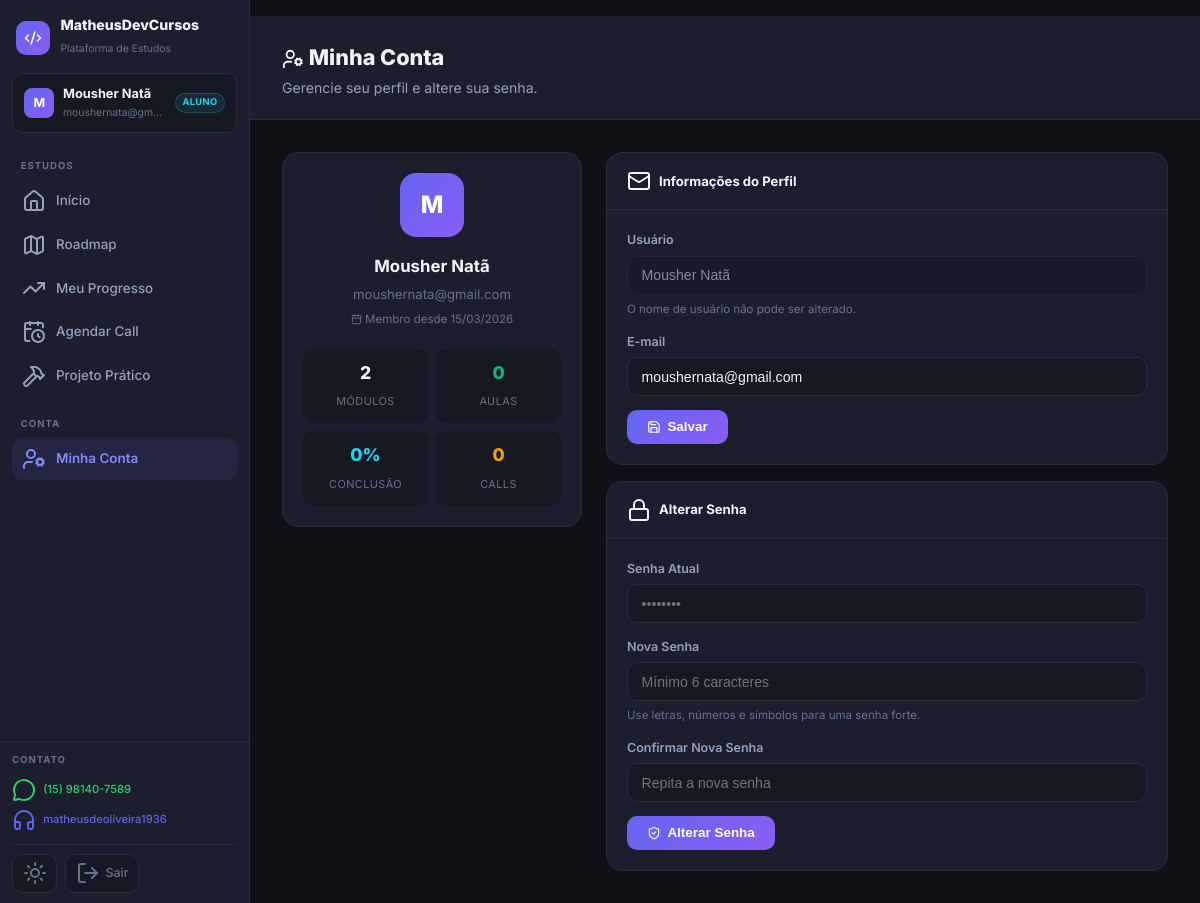
The page /minha-conta (signed in) on the database its author committed.
### app.py (models this page shows)
class User(UserMixin, db.Model):
    id = db.Column(db.Integer, primary_key=True)
    username = db.Column(db.String(80), unique=True, nullable=False)
    email = db.Column(db.String(120), unique=True, nullable=True)
    password_hash = db.Column(db.String(200), nullable=False)
    role = db.Column(db.String(20), default='student')
    created_at = db.Column(db.DateTime, default=datetime.utcnow)
    is_active_user = db.Column(db.Boolean, default=True)
    modules = db.relationship('UserModule', backref='user', lazy=True, cascade='all, delete-orphan')
    progress = db.relationship('LessonProgress', backref='user', lazy=True, cascade='all, delete-orphan')
    submissions = db.relationship('ExerciseSubmission', backref='user', lazy=True, cascade='all, delete-orphan')

### app.py (the view, shortened to what this page needs)
@app.route('/minha-conta', methods=['GET', 'POST'])
@login_required
def minha_conta():
    user_modules = UserModule.query.filter_by(user_id=current_user.id).all()
    total_lessons = total_completed = 0
    for um in user_modules:
        mod = um.module
        t = len(mod.lessons)
        lesson_ids = [l.id for l in mod.lessons]
        c = LessonProgress.query.filter_by(user_id=current_user.id)\
            .filter(LessonProgress.lesson_id.in_(lesson_ids)).count() if lesson_ids else 0
        total_lessons += t
        total_completed += c
    calls_count = CallSchedule.query.filter_by(user_id=current_user.id).count()
    stats = {
        'modules': len(user_modules),
        'completed_lessons': total_completed,
        'total_lessons': total_lessons,
        'calls': calls_count,
    }
    return render_template('student/account.html', stats=stats)

### app.py (called while the page is built)
@login_manager.user_loader
def load_user(user_id):
    return User.query.get(int(user_id))

### templates/student/account.html (shortened to what this page needs)
{% extends "base.html" %}
{% block content %}
<div class="page-header">
  <div class="page-header-inner" style="display:flex;align-items:center;justify-content:space-between;">
    <div>
      <h1><i data-lucide="user-cog" style="width:22px;height:22px;display:inline;vertical-align:middle;"></i> Minha Conta</h1>
      <p>Gerencie seu perfil e altere sua senha.</p>
    </div>
  </div>
</div>
<div class="page-body">
<div class="page-body-inner">
  <div class="account-grid">
    <div>
      <div class="account-card">
        <div class="account-card-body" style="text-align:center;">
          <div class="profile-avatar-lg">{{ current_user.username[0].upper() }}</div>
          <div class="profile-name">{{ current_user.username }}</div>
          <div class="profile-email">{{ current_user.email or 'Sem e-mail cadastrado' }}</div>
          <div class="profile-since">
            <i data-lucide="calendar" style="width:11px;height:11px;display:inline;vertical-align:middle;"></i>
            Membro desde {{ current_user.created_at.strftime('%d/%m/%Y') }}
          </div>
          <div class="mini-stats">
            <div class="mini-stat">
              <span class="val">{{ stats.modules }}</span>
              <span class="lbl">Módulos</span>
            </div>
            <div class="mini-stat">
              <span class="val" style="color:var(--green);">{{ stats.completed_lessons }}</span>
              <span class="lbl">Aulas</span>
            </div>
            <div class="mini-stat">
              <span class="val" style="color:var(--cyan);">
                {% if stats.total_lessons > 0 %}{{ ((stats.completed_lessons / stats.total_lessons) * 100)|int }}%{% else %}0%{% endif %}
              </span>
              <span class="lbl">Conclusão</span>
            </div>
            <div class="mini-stat">
              <span class="val" style="color:var(--orange);">{{ stats.calls }}</span>
              <span class="lbl">Calls</span>
            </div>
          </div>
        </div>
      </div>
    </div>
    <div style="display:flex;flex-direction:column;gap:1rem;">
      <div class="account-card">
        <div class="account-card-header">
          <i data-lucide="mail"></i> Informações do Perfil
        </div>
        <div class="account-card-body">
          <form method="POST" action="{{ url_for('minha_conta') }}">
            <div class="form-row">
              <label>Usuário</label>
              <input type="text" value="{{ current_user.username }}" disabled>
              <p class="hint">O nome de usuário não pode ser alterado.</p>
            </div>
            <div class="form-row">
              <label>E-mail</label>
              <input type="email" name="email" value="{{ current_user.email or '' }}" placeholder="seu@email.com">
            </div>
            <button type="submit" class="btn-save">
              <i data-lucide="save" style="width:14px;height:14px;"></i> Salvar
            </button>
          </form>
        </div>
      </div>
      <div class="account-card">
        <div class="account-card-header">
          <i data-lucide="lock"></i> Alterar Senha
        </div>
        <div class="account-card-body">
          <form method="POST" action="{{ url_for('minha_conta') }}">
            <div class="form-row">
              <label>Senha Atual</label>
              <input type="password" name="current_password" placeholder="••••••••" required autocomplete="current-password">
            </div>
            <div class="form-row">
              <label>Nova Senha</label>
              <input type="password" name="new_password" placeholder="Mínimo 6 caracteres" required autocomplete="new-password">
              <p class="hint">Use letras, números e símbolos para uma senha forte.</p>
            </div>
            <div class="form-row">
              <label>Confirmar Nova Senha</label>
              <input type="password" name="confirm_password" placeholder="Repita a nova senha" required autocomplete="new-password">
            </div>
            <button type="submit" class="btn-save">
              <i data-lucide="shield-check" style="width:14px;height:14px;"></i> Alterar Senha
            </button>
          </form>
        </div>
      </div>
    </div>
  </div>
</div>
</div>
{% endblock %}

### templates/base.html (shortened to what this page needs)
<!DOCTYPE html>
<html lang="pt-BR">
<head>
  <link rel="stylesheet" href="{{ url_for('static', filename='css/style.css') }}">
  <link rel="stylesheet" href="https://cdnjs.cloudflare.com/ajax/libs/codemirror/5.65.16/codemirror.min.css">
  <link rel="stylesheet" href="https://cdnjs.cloudflare.com/ajax/libs/codemirror/5.65.16/theme/dracula.min.css">
</head>
<body>
<div class="app-layout">
  <aside class="sidebar" id="sidebar">
    <div class="sb-brand">
      <a href="{{ url_for('index') }}" class="sb-brand-link">
        <div class="sb-brand-icon"><i data-lucide="code-2" style="width:18px;height:18px;color:#fff;"></i></div>
        <div class="sb-brand-text">
          <strong>MatheusDevCursos</strong>
          <span>Plataforma de Estudos</span>
        </div>
      </a>
    </div>
    <div class="sb-user">
      <div class="sb-user-avatar">{{ current_user.username[0].upper() }}</div>
      <div class="sb-user-info">
        <strong>{{ current_user.username }}</strong>
        <small>{{ current_user.email or '' }}</small>
      </div>
      {% if current_user.role == 'admin' %}
        <span class="sb-badge sb-badge-admin">Admin</span>
      {% else %}
        <span class="sb-badge sb-badge-student">Aluno</span>
      {% endif %}
    </div>
    <nav class="sb-nav">
      {% if current_user.role == 'admin' %}
        <div class="sb-section-label">Administração</div>
        <a href="{{ url_for('admin_dashboard') }}" class="sb-link{{ ' active' if request.endpoint == 'admin_dashboard' }}">
          <i data-lucide="layout-dashboard"></i><span>Dashboard</span>
        </a>
        <a href="{{ url_for('admin_students') }}" class="sb-link{{ ' active' if request.endpoint in ['admin_students', 'admin_student_detail'] }}">
          <i data-lucide="users"></i><span>Alunos</span>
        </a>
        <a href="{{ url_for('admin_revenue') }}" class="sb-link{{ ' active' if request.endpoint == 'admin_revenue' }}">
          <i data-lucide="wallet"></i><span>Receita</span>
        </a>
        <a href="{{ url_for('admin_calls') }}" class="sb-link{{ ' active' if request.endpoint == 'admin_calls' }}">
          <i data-lucide="calendar-clock"></i><span>Calls</span>
        </a>
        <a href="{{ url_for('admin_projetos') }}" class="sb-link{{ ' active' if request.endpoint == 'admin_projetos' }}">
          <i data-lucide="hammer"></i><span>Projetos</span>
        </a>
      {% else %}
        <div class="sb-section-label">Estudos</div>
        <a href="{{ url_for('dashboard') }}" class="sb-link{{ ' active' if request.endpoint == 'dashboard' }}">
          <i data-lucide="home"></i><span>Início</span>
        </a>
        <a href="{{ url_for('roadmap') }}" class="sb-link{{ ' active' if request.endpoint == 'roadmap' }}">
          <i data-lucide="map"></i><span>Roadmap</span>
        </a>
        <a href="{{ url_for('profile') }}" class="sb-link{{ ' active' if request.endpoint == 'profile' }}">
          <i data-lucide="trending-up"></i><span>Meu Progresso</span>
        </a>
        <a href="{{ url_for('schedule_call') }}" class="sb-link{{ ' active' if request.endpoint == 'schedule_call' }}">
          <i data-lucide="calendar-clock"></i><span>Agendar Call</span>
        </a>
        <a href="{{ url_for('projeto_pratico') }}" class="sb-link{{ ' active' if request.endpoint == 'projeto_pratico' }}">
          <i data-lucide="hammer"></i><span>Projeto Prático</span>
        </a>
        <div class="sb-section-label" style="margin-top:0.5rem;">Conta</div>
        <a href="{{ url_for('minha_conta') }}" class="sb-link{{ ' active' if request.endpoint == 'minha_conta' }}">
          <i data-lucide="user-cog"></i><span>Minha Conta</span>
        </a>
      {% endif %}
    </nav>
    <div class="sb-footer">
      <div class="sb-contact">
        <div class="sb-section-label" style="padding:0;margin-bottom:0.45rem;">Contato</div>
        <a href="https://wa.me/5515981407589" target="_blank" class="sb-contact-link sb-wa">
          <i data-lucide="message-circle"></i> (15) 98140-7589
        </a>
        <a href="https://discord.com/users/matheusdeoliveira1936" target="_blank" class="sb-contact-link sb-dc">
          <i data-lucide="headphones"></i> matheusdeoliveira1936
        </a>
      </div>
      <div class="sb-actions">
        <button class="sb-action-btn" onclick="toggleTheme()" title="Alternar tema">
          <i data-lucide="sun" class="theme-icon-light"></i>
        </button>
        <a href="{{ url_for('logout') }}" class="sb-action-btn sb-logout" title="Sair">
          <i data-lucide="log-out"></i>
          <span>Sair</span>
        </a>
      </div>
    </div>
  </aside>
  <main class="main-content">
    <div style="padding: 0 2rem; padding-top: 1rem; max-width:1100px; margin:0 auto;">
    </div>
    {% block content %}{% endblock %}
  </main>
</div>
</body>
</html>

### templates/student/account.html (style rules this page uses)
.account-grid { display: grid; grid-template-columns: 300px 1fr; gap: 1.5rem; align-items: start; }
.account-card { background: var(--surface); border: 1px solid var(--border); border-radius: var(--radius-lg); overflow: hidden; }
.account-card-header { padding: 1rem 1.25rem; border-bottom: 1px solid var(--border); font-size: 0.82rem; font-weight: 700; color: var(--text); display: flex; align-items: center; gap: 0.5rem; }
.account-card-body { padding: 1.25rem; }
.profile-avatar-lg { width: 64px; height: 64px; border-radius: 16px; background: var(--gradient); display: flex; align-items: center; justify-content: center; font-size: 1.5rem; font-weight: 800; color: #fff; margin: 0 auto 1rem; }
.profile-name { text-align: center; font-size: 1.05rem; font-weight: 700; color: var(--text); }
.profile-email { text-align: center; font-size: 0.82rem; color: var(--text3); margin-top: 0.2rem; }
.profile-since { text-align: center; font-size: 0.72rem; color: var(--text3); margin-top: 0.35rem; }
.mini-stats { display: grid; grid-template-columns: repeat(2, 1fr); gap: 0.5rem; margin-top: 1.25rem; }
.mini-stat { background: var(--bg2); border-radius: var(--radius); padding: 0.65rem; text-align: center; }
.mini-stat .val { font-size: 1.1rem; font-weight: 800; color: var(--text); display: block; }
.mini-stat .lbl { font-size: 0.68rem; color: var(--text3); text-transform: uppercase; letter-spacing: 0.04em; }
.form-row { margin-bottom: 0.85rem; }
.form-row label { display: block; font-size: 0.78rem; font-weight: 600; color: var(--text2); margin-bottom: 0.35rem; }
.form-row input { width: 100%; padding: 0.65rem 0.85rem; background: var(--bg2); border: 1.5px solid var(--border); border-radius: var(--radius); color: var(--text); font-size: 0.88rem; outline: none; transition: border-color 0.2s; }
.form-row input:disabled { opacity: 0.5; cursor: not-allowed; }
.form-row .hint { font-size: 0.72rem; color: var(--text3); margin-top: 0.3rem; }
.btn-save { display: inline-flex; align-items: center; gap: 0.4rem; padding: 0.6rem 1.25rem; border-radius: var(--radius); background: var(--gradient); border: none; color: #fff; font-size: 0.84rem; font-weight: 600; cursor: pointer; transition: all 0.2s; }

### rows shown on the page
User: username "M", username "Mousher Natã", email "moushernata@gm…", email "moushernata@gmail.com", created_at "15/03/2026"

### other values the page prints
{{ stats.modules }} "2"
{{ stats.completed_lessons }} "0"
{{ ((stats.completed_lessons / stats.total_lessons) * 100)|int }} "0"
{{ stats.calls }} "0"
